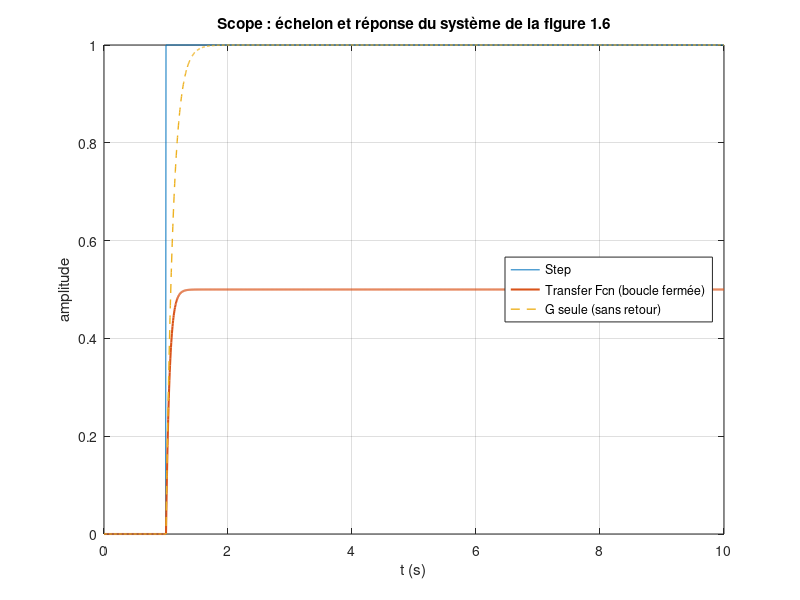
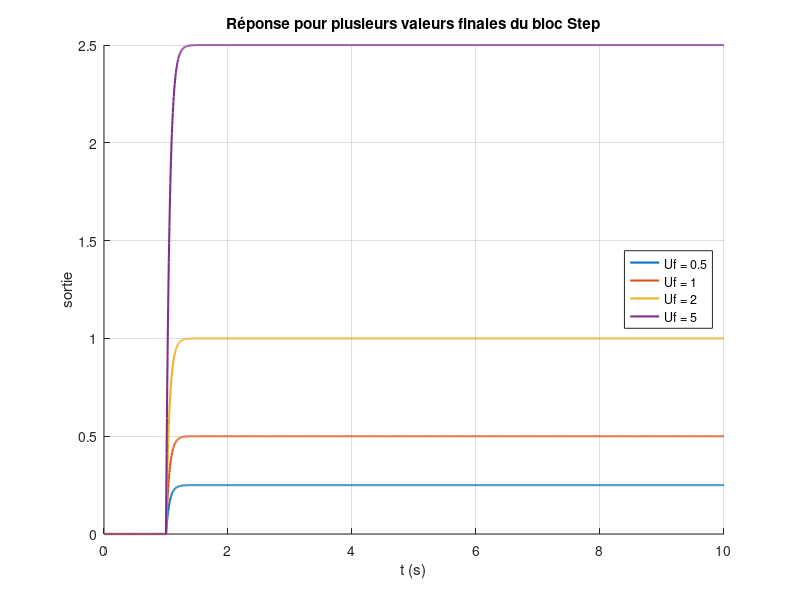

Here is the MATLAB script that generated these plots, in order:
%% TP1 : Initialisation à Matlab Simulink
% Automatique linéaire échantillonnée - IIA 3, INSAT
% Youssef El Mhamdi, IIA 3/1 - projet Nyquist
%
% Le TP se fait dans Simulink. Ce script calcule avec la Control System
% Toolbox exactement ce que doit afficher le Scope, pour vérifier le modèle.
% Le modèle Simulink de la figure 1.6 se construit sans clic avec
% matlab/simulink/build_models.m.
% Les lignes marquées "@param" sont les valeurs réglables (curseurs du site).
clear; close all; clc;

%% III.1 Schéma bloc de G(p) = 9/(s+9) : Step, Sum, Transfer Fcn, Mux, Scope
% Attention (errata E-AE15) : l'énoncé parle du système G, mais la figure 1.6
% ramène la sortie sur le comparateur (Sum + -). Le Scope montre donc la
% boucle fermée F = G/(1+G) = 9/(s+18), et non G seule :
%   gain statique : F(0) = 9/18 = 0.5   (G(0) = 1 en boucle ouverte)
%   constante de temps : 1/18 s          (1/9 s en boucle ouverte)
G = tf(9, [1 9])                % Transfer Fcn : numérateur [9], dénominateur [1 9]
F = feedback(G, 1)              % boucle de la figure 1.6
F_main = tf(9, [1 18]);         % calcul à la main : G/(1+G) = 9/(s+9+9)
gain_statique = dcgain(F)       % 0.5
tau = -1/pole(F)                % 1/18 s
gain_statique_bo = dcgain(G)    % 1
tau_bo = -1/pole(G)             % 1/9 s

t_step = 1;                     % @param t_step [s] 0..5/0.005 instant du saut (bloc Step : 1 s par défaut ; multiple de 5 ms)
Uf = 1;                         % @param Uf 0.1..10 valeur finale du bloc Step (1 par défaut)
t = linspace(0, 10, 2001);      % durée de simulation par défaut de Simulink : 10 s
u = Uf * (t >= t_step);         % sortie du bloc Step
apres = t >= t_step;            % la réponse est la réponse indicielle décalée de t_step
y = zeros(size(t));  y(apres) = Uf * step(F, t(apres) - t_step);       % voie 2 du Mux
y_bo = zeros(size(t)); y_bo(apres) = Uf * step(G, t(apres) - t_step);  % G seule, sans retour

figure('Name', 'III.1 - Scope de la figure 1.6');
plot(t, u, t, y, 'LineWidth', 1.5); hold on;
plot(t, y_bo, '--', 'LineWidth', 1); hold off; grid on;
xlabel('t (s)'); ylabel('amplitude');
legend('Step', 'Transfer Fcn (boucle fermée)', 'G seule (sans retour)', 'Location', 'east');
title('Scope : échelon et réponse du système de la figure 1.6');

y_final = y(end)                % 0.5*Uf : le Scope se stabilise à 0.5
t5 = t_step + 3*tau             % temps de réponse à 5 % (3 tau)

%% III.2 Faire varier la valeur finale du bloc Step
% Le système est linéaire : la sortie est proportionnelle à l'entrée.
% Multiplier Uf multiplie la valeur finale (0.5*Uf), sans changer la forme
% de la réponse ni la constante de temps (1/18 s).
Uf_liste = [0.5 1 2 5];         % @param Uf_liste valeurs finales essayées
y_finaux = zeros(size(Uf_liste));
figure('Name', 'III.2 - Effet de la valeur finale du Step');
hold on;
for i = 1:numel(Uf_liste)
    yi = zeros(size(t));
    yi(apres) = Uf_liste(i) * step(F, t(apres) - t_step);
    y_finaux(i) = yi(end);
    plot(t, yi, 'LineWidth', 1.5);
end
hold off; grid on;
xlabel('t (s)'); ylabel('sortie');
legend(arrayfun(@(v) sprintf('Uf = %g', v), Uf_liste, 'UniformOutput', false), 'Location', 'east');
title('Réponse pour plusieurs valeurs finales du bloc Step');
rapport_sortie_entree = y_finaux ./ Uf_liste   % toujours 0.5 = gain statique de F
